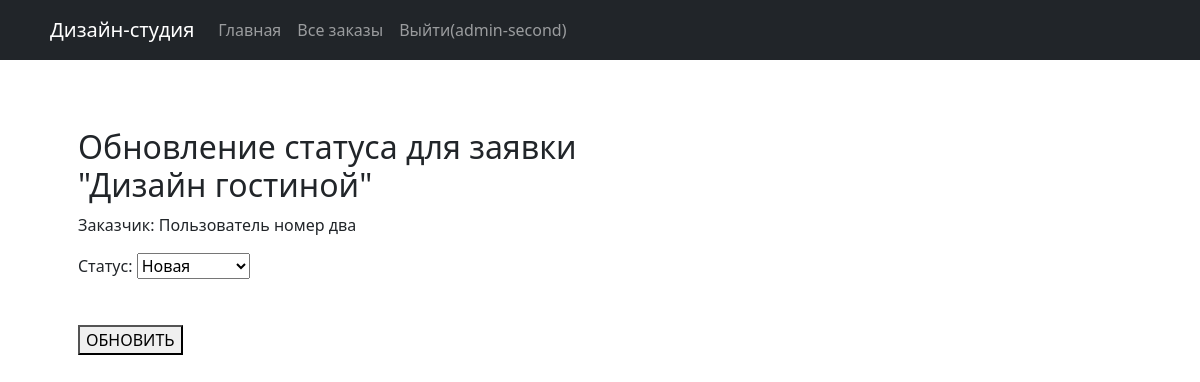
Page /orders/23/change_of_status (signed in) on the committed database.
### design/models.py (models this page shows, shortened)
class User(AbstractUser):
    name = models.CharField(max_length=254, verbose_name='ФИО', blank=False)
    login = models.CharField(max_length=254, verbose_name='Логин', blank=False, unique=True)
    email = models.EmailField(max_length=254, verbose_name='E-mail', blank=False, unique=True)
    password = models.CharField(max_length=254, verbose_name='Пароль', blank=False)
    role = models.CharField(max_length=254, verbose_name='Роль пользователя', blank=False,
                            choices=(('admin', 'Администратор'), ('user', 'Пользователь')), default='user')
    approval = models.BooleanField(verbose_name='Согласие на обработку персональных данных', default=True)
    username = None
    USERNAME_FIELD = 'login'
    def __str__(self):
        return self.name

class Order(models.Model):
    STATUS_CHOICES = [
        ('new', 'Новая'),
        ('accepted', 'Принято'),
        ('done', 'Выполнено')
    ]
    title = models.CharField(max_length=254, verbose_name='Заявка', blank=False)
    description = models.CharField(max_length=500, verbose_name='Описание', blank=False)
    photo = models.ImageField(max_length=254, upload_to=get_name_file, verbose_name="Фото", blank=False,
                              validators=[FileExtensionValidator(allowed_extensions=['jpg', 'jpeg', 'png', 'bmp'])])
    time_create = models.DateTimeField(auto_now_add=True, verbose_name="Время создания")
    category = models.ForeignKey('Category', verbose_name='Категория', on_delete=models.CASCADE, blank=False)
    status = models.CharField(max_length=254, verbose_name='Статус', choices=STATUS_CHOICES,
                              default='new', blank=False)
    class Meta:
        ordering = ['time_create']
        permissions = (('can_change_status', 'Менять статус заявки'),)
    photo_design = models.ImageField(max_length=254, upload_to=get_name_file, verbose_name="Фото", blank=True)
    name = models.ForeignKey(User, verbose_name='Пользователь', on_delete=models.CASCADE)
    comment = models.TextField(max_length=1000, verbose_name='Комментарий', blank=True)

### design/views.py (the view)
# urls.py: path('orders/<int:pk>/change_of_status', views.changeofstatus, name='change_of_status'),
@login_required
@permission_required('app.can_change_status')
def changeofstatus(request, pk):
    model = Order
    order = get_object_or_404(Order, pk=pk)
    previous_status = order.status
    if request.method == 'POST':
        form = StatusUpdate(request.POST)
        if form.is_valid():
            order.status = form.cleaned_data['status']
            if order.status == 'done':
                return redirect('full_status_change', pk)
            elif previous_status == 'done' or previous_status == 'accepted':
                return HttpResponse('<h1>Смена статуса с «Принято в работу» или «Выполнено» невозможна</h1>')
            elif order.status == 'accepted':
                return redirect('accepted_status_change', pk)
            else:
                order.save()
            return HttpResponseRedirect(reverse('adm_orders'))
    else:
        form = StatusUpdate()
    return render(request, 'general/status_update.html', {'form': form, 'order': order})

### design/forms.py
class StatusUpdate(forms.ModelForm):
    class Meta:
        model = Order
        fields = ['status']

### templates/general/status_update.html (shortened to what this page needs)
{% extends 'base.html' %}
{% block content %}
    <div class="section-seperator">
        <div class="content-md container">
            <div class="row margin-b-40">
                <div class="col-sm-6">
                    <h2>Обновление статуса для заявки "{{ order.title }}"</h2>
                    <p>Заказчик: {{ order.name }}</p>
                </div>
            </div>
            <div class="row">
                <div class="col-md-5 col-sm-7">
                    <form action="" method="post" enctype="multipart/form-data">
                       <div class="margin-b-10">
                            {{ form.as_p }}
                        </div>
                        <button style="margin-top: 30px;" type="submit"
                                class="btn-theme btn-theme-sm btn-base-bg text-uppercase">Обновить
                        </button>
                    </form>
                </div>
            </div>
        </div>
    </div>
{% endblock %}

### templates/base.html (shortened to what this page needs)
<!doctype html>
<html lang="ru">
<head>
    {% load static %}
    <link rel="stylesheet" href="{% static 'css/bootstrap.min.css' %}">
    <link rel="stylesheet" href="{% static 'css/style.css' %}">
</head>
<body>
<nav class="navbar navbar-expand-md navbar-dark bg-dark fixed-top">
    <a class="navbar-brand" href="#">Дизайн-студия</a>
    <div class="collapse navbar-collapse" id="navbarsExampleDefault">
        {% block sidebar %}
        <ul class="navbar-nav mr-auto">
            <li class='nav-item'>
                <a class='nav-link' href='{% url "home" %}'>Главная</a>
            </li>
        </ul>
        <ul class="navbar-nav">
            {% if perms.app.can_change_status %}
                <li class='nav-item'>
                    <a class='nav-link' href='{% url "adm_orders" %}'>Все заказы</a>
                </li>
                <li class='nav-item'>
                    <a class='nav-link' href='{% url "logout" %}'>Выйти({{ user.login }})</a>
                </li>
            {% endif %}
        </ul>
        {% endblock %}
    </div>
</nav>
<main role="main" class="container">
    <div class="start-template">
        {% block content %}
        {% endblock %}
    </div>
</main>
</body>
</html>

### design/static/css/style.css (style rules this page uses)
body { padding-top: 5rem; }
.start-template { padding: 3rem 1.5rem; display: flex; flex-direction: column; }
.bg-dark { padding: 10px 50px; }

### rows in the picture
User: login "admin-second"
Order: title "Дизайн гостиной", name "Пользователь номер два"
